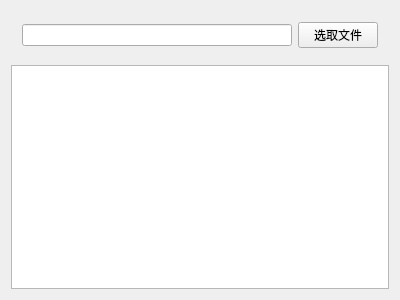
<?xml version="1.0" encoding="UTF-8"?>
<ui version="4.0">
 <class>Widget</class>
 <widget class="QWidget" name="Widget">
  <property name="geometry">
   <rect>
    <x>0</x>
    <y>0</y>
    <width>400</width>
    <height>300</height>
   </rect>
  </property>
  <property name="windowTitle">
   <string>Widget</string>
  </property>
  <layout class="QVBoxLayout" name="verticalLayout">
   <item>
    <widget class="QWidget" name="widget" native="true">
     <layout class="QHBoxLayout" name="horizontalLayout">
      <item>
       <widget class="QLineEdit" name="lineEdit"/>
      </item>
      <item>
       <widget class="QPushButton" name="btn1">
        <property name="text">
         <string>选取文件</string>
        </property>
       </widget>
      </item>
     </layout>
    </widget>
   </item>
   <item>
    <widget class="QTextEdit" name="textEdit"/>
   </item>
  </layout>
 </widget>
 <layoutdefault spacing="6" margin="11"/>
 <resources/>
 <connections/>
</ui>
